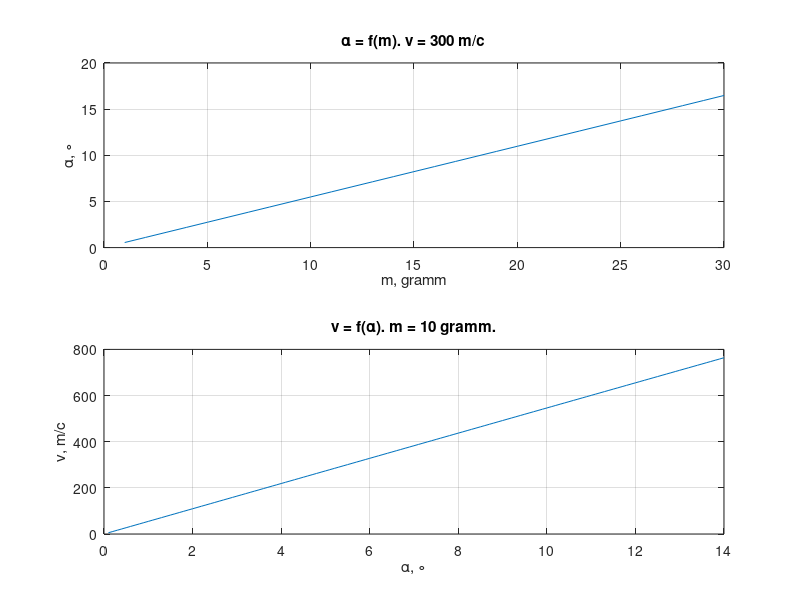

This chart was generated by the following MATLAB code:
clear; clc;                                 %очищаем рабочее пространство и экран
M = 10;                                     %масса груза, кг
g = 9.8;                                    %ускорение свободного падения, м/с2
l = 1;                                      %длина подвеса груза, м
                                            %модель влияния массы пули на угол отклонения груза
v = 300;                                    %скорость пули, м/с
m = 0.001:0.001:0.03;
a = acos(1-m.^2*v.^2./(2*(m+M).^2*g*l));
a = rad2deg(a);                             %переводим радианы в градусы
subplot(2, 1, 1);
plot(m*1000, a); grid;
xlabel('m, gramm');                         %подписываем оси
ylabel('\alpha, \circ');
title('\alpha = f(m). v = 300 m/c');
                                            %модель скорости пули в зависимости от угла отклонения груза
m = 0.01;                                   %масса пули, кг
a = 0.1:0.1:14;
v = (2*(m+M)^2*g*l*(1-cos(deg2rad(a)))/(m^2)).^0.5;
subplot(2, 1, 2);
plot(a, v); grid;
xlabel('\alpha, \circ');                    %подписываем оси
ylabel('v, m/c');
title('v = f(\alpha). m = 10 gramm.');
